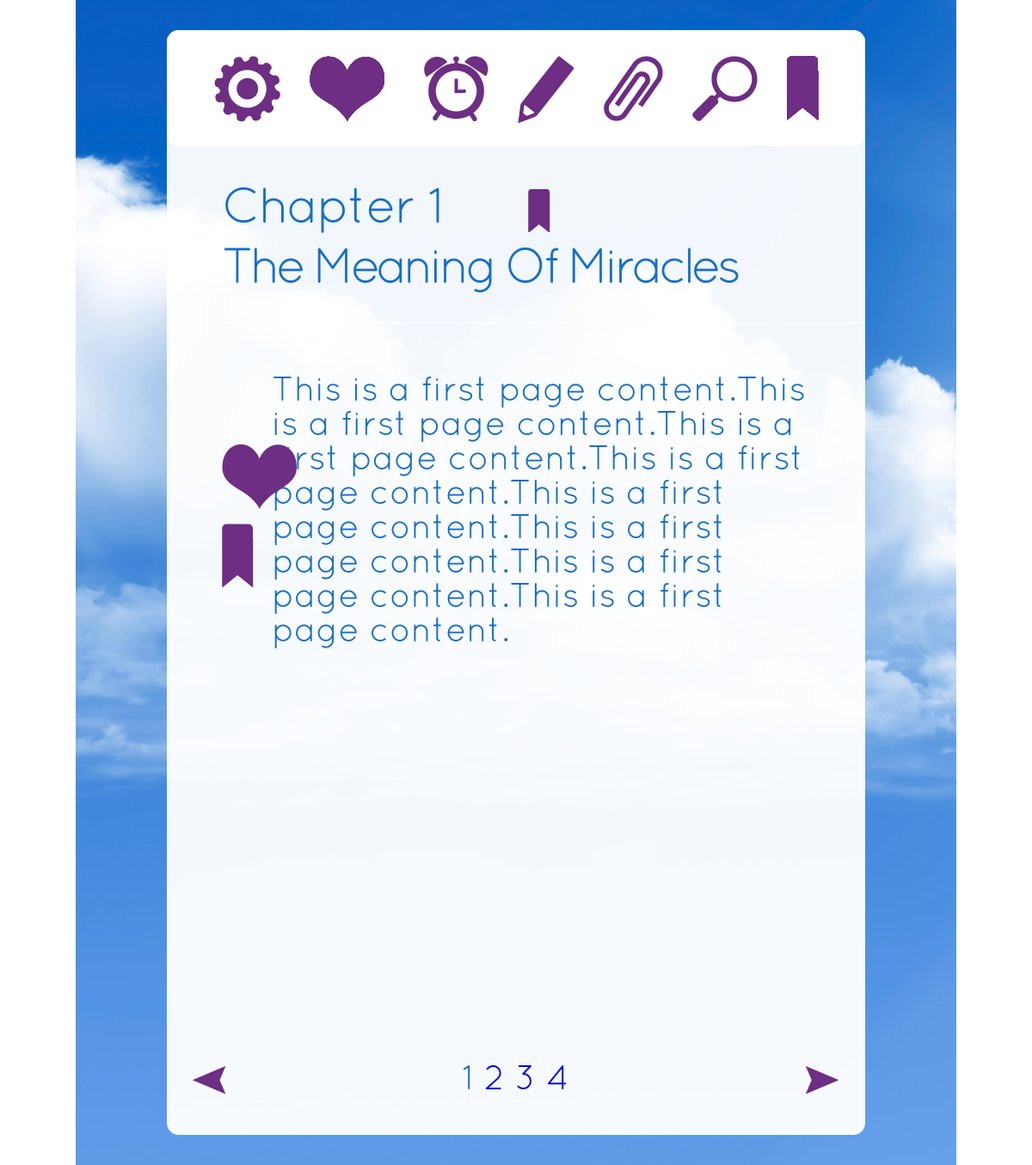
Screenshot of /acim/chapter.php?chid=1&pageno=1 with the database file from the repository.
### tables this page shows
CREATE TABLE IF NOT EXISTS `tbl_chapter` (
  `tbl_ch_id` int(11) NOT NULL AUTO_INCREMENT,
  `tbl_ch_bookid` int(11) NOT NULL,
  `tbl_ch_no` int(11) NOT NULL,
  `tbl_ch_name` varchar(100) NOT NULL,
  `tbl_ch_date` datetime NOT NULL,
  PRIMARY KEY (`tbl_ch_id`)
);

CREATE TABLE IF NOT EXISTS `tbl_icon` (
  `tbl_icon_id` int(11) NOT NULL AUTO_INCREMENT,
  `tbl_icon_userid` int(11) DEFAULT NULL,
  `tbl_icon_chid` int(11) NOT NULL,
  `tbl_icon_bookid` int(11) NOT NULL,
  `tbl_icon_chno` int(11) NOT NULL,
  `tbl_icon_pageno` int(11) NOT NULL,
  `tbl_icon_type` varchar(50) NOT NULL,
  `tbl_icon_no` int(5) DEFAULT NULL,
  `tbl_icon_top_position` decimal(10,2) NOT NULL,
  `tbl_icon_date` datetime NOT NULL,
  PRIMARY KEY (`tbl_icon_id`)
);

CREATE TABLE IF NOT EXISTS `tbl_page` (
  `tbl_page_id` int(11) NOT NULL AUTO_INCREMENT,
  `tbl_page_chid` int(11) NOT NULL,
  `tbl_page_bookid` int(11) NOT NULL,
  `tbl_page_no` int(11) NOT NULL,
  `tbl_page_content` text NOT NULL,
  PRIMARY KEY (`tbl_page_id`)
);

### acim/include/common_function.php (called while the page is built, shortened)
<?php
function GetChapternoFromPageno($bookid,$pageno){
   $query = "SELECT tbl_page_chid FROM tbl_page WHERE tbl_page_bookid = ".$bookid." AND tbl_page_no = ".$pageno;
   $res = qs($query);
   if(empty($res)){
      return 0;
   }else{
      return $res['tbl_page_chid'];
   }
}
function CountIcon($userid,$pageno,$chid,$IconType){
  $query = "SELECT tbl_icon_no FROM tbl_icon WHERE tbl_icon_userid = ".$userid." AND tbl_icon_pageno = ".$pageno." AND tbl_icon_chid = ".$chid." AND tbl_icon_type = '".$IconType."' ORDER BY tbl_icon_no DESC LIMIT 1";
  $res = q($query);
  if(empty($res)){
      return 0;
   }else{
      return $res[0]['tbl_icon_no'];
   }
}
?>

### acim/include/db.class.php (called while the page is built, shortened)
<?php
class db {
    private static $db;
    public static function __d($explicit=0) {
        if ($explicit == 1) {
            self::$db = new db(C_DB_HOST, C_DB_UNAME, C_DB_PASSWORD, C_DB_NAME);
        } else if (!isset($db)) {
            self::$db = new db();
        }
        return self::$db;
    }
    public function query($query) {
        if ($res = mysql_query($query))
            return $res;
        else {
            d(mysql_error());
            back_trace();
            d($query);
        }
    }
    public function format_data($result, $field=NULL, $second_field=NULL, $third_field=NULL) {
        $data_array = array();
        if ($result) {
            while ($array = mysql_fetch_assoc($result)) {
                $t = array();
                foreach ($array as $field_name => $value) {
                    $t[$field_name] = ($value);
                }
                if (isset($field)) {
                    if (isset($second_field)) {
                        if (isset($third_field)) {
                            $data_array[$t[$field]][$t[$second_field]][$t[$third_field]] = $t;
                        } else {
                            $data_array[$t[$field]][$t[$second_field]] = $t;
                        }
                    } else {
                        $data_array[$t[$field]][] = $t;
                    }
                } else {
                    $data_array[] = $t;
                }
            }
        }
        return $data_array;
    }
}
function q($query='') {
    $_db = db::__d();
    return $_db->format_data($_db->query($query));
}
function qs($q) {
    $d = q($q);
    if(count($d) > 0){
	   return $d[0];
	} else {
	   return "";
	}
}
?>

### acim/chapter.php (the view, shortened to what this page needs)
<?php
include('include/db.class.php');
include('include/common_function.php');
?>
<!DOCTYPE html>
<html>
<head>
   <link rel="stylesheet" type="text/css" href="css/query.css"/>
   <link rel="stylesheet" type="text/css" href="css/custom.css"/>
	<link rel="stylesheet" href="http://code.jquery.com/mobile/1.0a2/jquery.mobile-1.0a2.min.css" />
</head>
<body>
<div data-role="page">
   <div data-role="content">
	 <div class="inner_bg">
    	<div class="example-chep">
          <div class="top-menu">
          	<ul>
			<?php
				if(!isset($_REQUEST['pageno'])){
				  $pageno = 1;
				} else {
				  $pageno = $_REQUEST['pageno'];
				}
				$chid = trim($_REQUEST['chid']);
				$userid = 1;
			?>
            	<li class="setting-icon"><a href="#"></a></li>
				<li class="heart-icon">
				<?php
				$counticon_heart = CountIcon($userid,$pageno,$chid,'heart');
				       for($i=10;$i>$counticon_heart;$i--) { ?>
					   <span style="position:relative;">
				      <a href="javascript:void(0)" class="drag" style="position:absolute;" data-id="h<?php echo $i; ?>"></a>
				       <span>
				   <?php } ?>
				</li>
                <li class="time-icon" style="margin-left:19%"><a href="#"></a></li>
                <li class="pen-icon"><a href="javascript:void(0);" onClick="return select_highlight();"></a></li>
                <li class="pin-icon"><a href="#"></a></li>
                <li class="search-icon"><a href="#"></a></li>
                <li class="tag-icon" style="position:relative;">
				<?php
				$counticon = CountIcon($userid,$pageno,$chid,'bookmark');
				for($i=10;$i>$counticon;$i--) { ?>
				   <a href="javascript:void(0)" class="drag" style="position:absolute;" data-id="<?php echo $i; ?>"></a>
				<?php } ?>
				</li>
             </ul>
          </div>
          <div class="midd-cont" style="height:77%">
		  <?php
			    $query = "SELECT * FROM tbl_chapter where tbl_ch_id = ".trim($_REQUEST['chid']);
				$res = qs($query);
				if($pageno == 1){
				  $prepage = $pageno;
				} else {
				  $prepage = $pageno-1;
				}
				$nxtpage = $pageno+1;
				$chid = $res['tbl_ch_id'];
				$bookid = $res['tbl_ch_bookid']
		  ?>
          	<h4>Chapter <?php echo $res['tbl_ch_no']; ?></h4>
            <p><?php echo $res['tbl_ch_name']; ?></p>
			<?php
				  $where = " tbl_page_chid = ".$chid." AND tbl_page_bookid = ".$bookid." AND tbl_page_no = ".$pageno;
		          $query_count = "SELECT tbl_page_id FROM tbl_page where ".$where;
			      $res_count = q($query_count);
			?>
            	<div class="chapter-detail" style="">
                    <?php if(count($res_count) > 0){ ?>
					<div class="bookmark-page get-icon">
                        <ul id="bookmark_icon" class="droppable">
							    <?php
								 if($counticon > 0 or $counticon_heart > 0){
								 $query = "SELECT tbl_icon_top_position,tbl_icon_no,tbl_icon_type FROM tbl_icon WHERE tbl_icon_userid = ".$userid." AND tbl_icon_pageno = ".$pageno." AND tbl_icon_chid = ".$chid." AND (tbl_icon_type = 'bookmark' or tbl_icon_type = 'heart') ORDER BY tbl_icon_top_position DESC ";
									 $res = q($query);
									 for($i=0;$i<count($res);$i++){
									   if($res[$i]['tbl_icon_type'] == 'bookmark') {
									?>
									<li  class="book-mark-icon" style="position:relative;">
									<a href="javascript:void(0)" class="drag" style="position:absolute;top:<?php echo $res[$i]['tbl_icon_top_position']; ?>px" data-id="<?php echo $res[$i]['tbl_icon_no']; ?>"></a></li>
									<?php } elseif($res[$i]['tbl_icon_type'] == 'heart'){ ?>
									<li  class="heart-listicon" style="position:relative;">
									  <a href="javascript:void(0)" class="drag" style="position:absolute;top:<?php echo $res[$i]['tbl_icon_top_position']; ?>px" data-id="h<?php echo $res[$i]['tbl_icon_no']; ?>"></a></li>
									<?php
										}
									  }
								 } else { ?>
								   <li  class="droppable book-mark-icon" style="position:relative;">&nbsp;</li>
								 <?php
								 }
								?>
						</ul>
                     </div>
					<?php } ?>
					<div class="cont-text unselectable" <?php if(count($res_count) > 0){ ?>  <?php } ?> id="content_area" >
					  <?php
						  if(count($res_count) > 0){
						     $query = "SELECT tbl_page_content FROM tbl_page where ".$where;
						     $res = qs($query);
					   ?>
					   <?php
					   $query_1 = "SELECT tbl_highlighted_icon_content FROM tbl_highlighted_icon WHERE tbl_highlighted_icon_userid = ".$userid." AND tbl_highlighted_icon_chid = ".$chid." AND tbl_highlighted_icon_pageno = ".$pageno." ORDER BY tbl_highlighted_icon_id ASC";
                       $res_1 = q($query_1);
					   $content_display = $res['tbl_page_content'];
					   echo $content_display;  ?>
					   <?php
						  } else {
						     echo "No Record Found.";
					  ?>
					 <?php } ?>
                </div>
          </div>
		  <?php
				$query = "SELECT tbl_page_no,tbl_page_chid FROM tbl_page where tbl_page_bookid = ".$bookid." ORDER BY tbl_page_no ASC";
				$res = q($query);
				$total_page = count($res);
		  ?>
    	</div>
		  <div class="footer-cont">
          	<span class="left-arrow">
			<?php  if($pageno != 1){ ?>
			<a href="javascript:void(0);" data-ajax="false" onClick="return redirect_page('chapter.php?chid=<?php echo GetChapternoFromPageno($bookid,$prepage); ?>&pageno=<?php echo $prepage; ?>');">
			   <img src="images/left-arrow.png" />
			</a>
			<?php } else { ?>
			   <a href="javascript:void(0);" data-ajax="false"><img src="images/left-arrow.png" /></a>
			<?php } ?>
			</span>
           	<div class="pagination">
			   <?php
				  $end_page = $pageno + 2;
				  $start_page = $end_page - 3;
				  if($start_page < 1){
				     $start_page = 1;
				  }
				  $end_page = $start_page + 3;
				  for($i=($start_page-1);$i<$end_page;$i++){
					   if($pageno == $res[$i]['tbl_page_no']){
						  echo $pageno;
					   } else {
				   ?>
						 <a href="javascript:void(0);" data-ajax="false" onClick="return redirect_page('chapter.php?chid=<?php echo $res[$i]['tbl_page_chid']; ?>&pageno=<?php echo $res[$i]['tbl_page_no']; ?>');"><?php echo $res[$i]['tbl_page_no']; ?></a>
				   <?php
					   }
			      }
			    ?>
			</div>
            <span class="right-arrow">
			<?php  if($pageno >= $total_page){ ?>
			   <a href="javascript:void(0);" data-ajax="false"><img src="images/right-arrow.png" /></a>
			<?php } else { ?>
			  <a href="javascript:void(0);" data-ajax="false" onClick="return redirect_page('chapter.php?chid=<?php echo GetChapternoFromPageno($bookid,$nxtpage); ?>&pageno=<?php echo $nxtpage; ?>');"><img src="images/right-arrow.png" /></a>
			<?php } ?>
			</span>
          </div>
    </div>
   </div>
</div>
</div>
</body>
</html>

### acim/css/query.css (style rules this page uses)
body, div, dl, dt, dd, ul, ol, li, h1, h2, h3, h4, h5, h6, pre, code, form, fieldset, legend, input, textarea, p, blockquote, th, td { margin: 0;padding: 0; }
ul { list-style:none; }
a,a:visited { outline: none;text-decoration: none; }
img { margin: 0;padding: 0;border: 0;outline: 0; }
body { margin: 0;padding: 0;font-family:Arial, Helvetica, sans-serif;font-size: 12px;color:#000;line-height:20px; }
.inner_bg { background: url(../images/inner_bg.jpg) no-repeat center top; padding:35px 0 }
.example-chep { width:812px; height:1285px; margin:0 auto; background:url(../images/white_bg.png) repeat; border-radius:14px; position:relative }
.top-menu ul li.setting-icon a { background:url(../images/exp-setting.png) no-repeat 0 0; height:77px; width:77px; display:block }
.top-menu ul li.heart-icon a { background:url(../images/exp-heart.png) no-repeat 0 0; height:76px; width:87px; display:block }
.get-icon ul li.heart-listicon a { background:url(../images/exp-heart.png) no-repeat 0 0; height:76px; width:87px; display:block }
.top-menu ul li.time-icon a { background:url(../images/exp-time.png) no-repeat 0 0; height:76px; width:75px; display:block }
.top-menu ul li.pen-icon a { background:url(../images/exp-editt.png) no-repeat 0 0; height:79px; width:66px; display:block }
.top-menu ul li.pin-icon a { background:url(../images/exp-pin.png) no-repeat 0 0; height:76px; width:69px; display:block }
.top-menu ul li.search-icon a { background:url(../images/exp-search.png) no-repeat 0 0; height:76px; width:76px; display:block }
.top-menu ul li.tag-icon a { background:url(../images/exp-tag.png) no-repeat 0 0; height:75px; width:37px; display:block }
.get-icon ul li.book-mark-icon a { background:url(../images/exp-tag.png) no-repeat 0 0; height:75px; width:37px; display:block }
.top-menu { background:#FFF; border-radius:14px; height:75px; padding:30px 55px; }
.top-menu ul li { float:left; margin-right:34px }
.top-menu ul li.tag-icon { margin-right:0 !important }
.midd-cont { padding-left:64px; margin-top:50px; }
.midd-cont h4 { background:url(../images/current_chp.png) no-repeat right center;font-family: QuicksandBook; font-size:58px; line-height: 50px; color: #156EC9; font-weight:normal; width:382px; margin-bottom:5px; letter-spacing:-2px }
.midd-cont p { font-family: QuicksandBook; font-size:58px; line-height: 80px; color: #156EC9; font-weight:normal; letter-spacing:-5px; border-bottom:1px solid #fff;padding-bottom:20px }
.chapter-detail { margin-top:60px }
.bookmark-page { float:left; padding-right:20px; width:38px }
.cont-text { color:#156ec9; font-size:40px; line-height:40px; font-family:QuicksandBook; float:left; width:640px }
.footer-cont { padding:0 30px; margin-top:30px; text-align:center }
.footer-cont .left-arrow { float:left }
.footer-cont .right-arrow { float:right }
.footer-cont .pagination { display:inline-block; font-size:40px; color:#0d6ac7; line-height:36px; font-family:QuicksandBook; font-weight:normal }

### acim/chapter.php (style rules this page uses)
.unselectable { -webkit-user-select: none; -khtml-user-select: none; -moz-user-select: none; -webkit-touch-callout: none; -ms-user-select: none; -o-user-select: none; user-select: none; }

### rows the page displays
tbl_chapter: tbl_ch_no "1", tbl_ch_name "The Meaning Of Miracles"
tbl_icon: tbl_icon_no 1 (drawn)
tbl_icon: tbl_icon_no "1"
tbl_page: tbl_page_content "This is a first page content.This is a first page content.This is a first page content.This is a first page content.This is a first page content.This is a first page content.This is a first page content.This is a first page content."
tbl_page: tbl_page_no "2"
tbl_page: tbl_page_no "3"
tbl_page: tbl_page_no "4"
